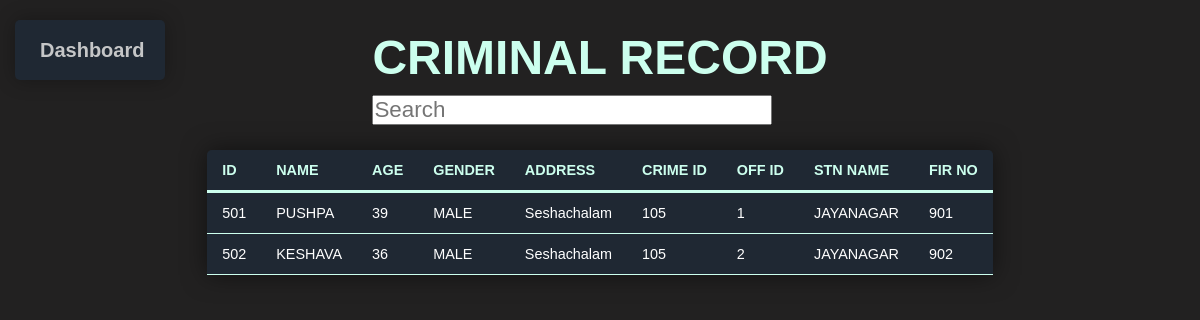
The app's page /viewcriminal.php with its own data.
### tables this page shows
CREATE TABLE `criminal` (
  `C_ID` int(11) NOT NULL,
  `C_AGE` int(3) NOT NULL,
  `C_GENDER` varchar(7) NOT NULL,
  `C_ADDRESS` varchar(20) NOT NULL,
  `OFF_ID` int(10) DEFAULT NULL,
  `FIR_NO` int(5) NOT NULL
);

CREATE TABLE `fir` (
  `FIR_NO` int(6) NOT NULL,
  `C_NAME` varchar(20) NOT NULL,
  `PHOTO` varchar(1000) DEFAULT NULL,
  `CRIME_TIME` datetime(6) DEFAULT NULL,
  `CRIME_SCENE` varchar(100) DEFAULT NULL,
  `CRIME_DESC` varchar(500) DEFAULT NULL,
  `FIR_DATE` date NOT NULL DEFAULT current_timestamp(),
  `OFFICER_ID` int(5) DEFAULT NULL,
  `STATUS` varchar(50) NOT NULL
);

CREATE TABLE `station` (
  `STN_ID` int(10) NOT NULL,
  `STN_NAME` varchar(20) NOT NULL
);

### displaycriminals.php (called while the page is built, shortened)
<?php
include 'dbh.php';
$id=$rows['FIR_NO'];
$sql2 = "SELECT C_NAME FROM fir where FIR_NO=$id";
$result2 = mysqli_query($conn, $sql2);
$rows2=mysqli_fetch_assoc($result2);
$offid1=$rows['OFF_ID'];
$sql6 = "SELECT STN_ID from pos where OFFID='$offid1'";
$result6 = mysqli_query($conn, $sql6);
$rows6 = mysqli_fetch_assoc($result6);
$b=$rows6['STN_ID'];
$sql7 = "SELECT STN_NAME from station where STN_ID='$b'";
$result7 = mysqli_query($conn, $sql7);
$rows7 = mysqli_fetch_assoc($result7);
?>

### crids.php (called while the page is built)
<?php
include 'dbh.php';
$id=$rows['C_ID'];
$sql2 = "SELECT CRIME_IDS FROM charges where CID=$id";
$result2 = mysqli_query($conn, $sql2);
$rows2=mysqli_fetch_all($result2);
$arr=array();
foreach($rows2 as $i){
    array_push($arr,implode($i));
}
$crids=implode(',',$arr);
?>

### viewcriminal.php (the view, shortened to what this page needs)
<?php
include "dbh.php";
$sql = "SELECT * FROM `criminal`";
$result = mysqli_query($conn, $sql);
$resultcheck=mysqli_num_rows($result);
if($resultcheck>0) {
?>
<html>
    <link rel="stylesheet" href="./styles/style.css">
    <link rel="stylesheet" href="https://cdnjs.cloudflare.com/ajax/libs/font-awesome/5.15.1/css/all.min.css" />
    <body class='abc'>
    <div class='top_div'>
    <form action="admindash.php" method="post">
    <button  type=submit class="button" >Dashboard</button>
    <h2 class='table-heading'>CRIMINAL RECORD</h2>
    <input type="text" id="search" name="search" placeholder="Search" autocomplete="off">
    </div>
        <section class='display_table'>
        <table class='content-table'>
            <thead>
                <th>ID</th>
                <th>NAME</th>
                <th>AGE</th>
                <th>GENDER</th>
                <th>ADDRESS</th>
                <th>CRIME ID</th>
                <th>OFF ID</th>
                <th>STN NAME</th>
                <th>FIR NO</th>
            </thead>
        <?php
            while($rows = mysqli_fetch_assoc($result)) {
                include 'crids.php';include 'displaycriminals.php';
        ?>
            <tbody>
                <tr>
                <td><?php echo $rows['C_ID'];  ?></td>
                <td><?php echo $rows2['C_NAME']; ?></td>
                <td><?php echo $rows['C_AGE']; ?></td>
                <td><?php echo $rows['C_GENDER']; ?></td>
                <td><?php echo $rows['C_ADDRESS']; ?></td>
                <td><?php echo $crids; ?></td>
                <td><?php echo $rows['OFF_ID']; ?></td>
                <td><?php echo $rows7['STN_NAME']; ?></td>
                <td><?php echo $rows['FIR_NO']; ?></td>
                </tr>
            </tbody>
            <?php
                }
                ?>
        </table>
     </section>
     </body>
</html>
<?php
}
else{
    echo "<script>
    window.location.href='admindash.php';
    alert('NO CRIMINALS TO DISPLAY!...GOOD JOB! ');
    </script>";
    exit();
}
?>

### styles/style.css (style rules this page uses)
.abc { background-color: #222121; }
.content-table { font-family: 'Poppins', sans-serif; border-collapse: collapse; margin: 25px 0; font-size: 0.9em; min-width: 400px; border-radius: 5px 5px 0 0; overflow: hidden; -webkit-box-shadow: 0 0 25px rgba(0, 0, 0, 0.5); box-shadow: 0 0 25px rgba(0, 0, 0, 0.5); }
.content-table tbody { background-color: #1f2833; }
.content-table th, .content-table td { padding: 12px 15px; }
.content-table tbody tr { border-bottom: 1px solid #ccffee; color: #fff; }
.display_table { display: -webkit-box; display: -ms-flexbox; display: flex; -webkit-box-pack: center; -ms-flex-pack: center; justify-content: center; }
.table-heading { font-size: 6vh; color: #ccffee; text-align: center; font-family: 'Poppins', sans-serif; margin: 30px 0px 10px 0px; }
.top_div { display: -webkit-box; display: -ms-flexbox; display: flex; -ms-flex-pack: distribute; justify-content: space-around; }
.top_div input { outline: none; width: 400px; font-size: 1.4em; }
* { margin: 0; padding: 0; -webkit-box-sizing: border-box; box-sizing: border-box; }
.button { display: inline-block; position: absolute; top: 20px; left: 15px; padding: 15px 25px; font-size: 20px; font-family: 'Poppins', sans-serif; cursor: pointer; font-weight: bold; width: 150px; height: 60px; text-align: center; text-decoration: none; outline: none; color: #C5C6C7; background-color: #1f2833; border: none; border-radius: 5px; -webkit-box-shadow: 0 0 20px rgba(0, 0, 0, 0.3); box-shadow: 0 0 20px rgba(0, 0, 0, 0.3); }

### records on screen
criminal: C_ID "501", FIR_NO.C_NAME "PUSHPA", C_AGE "39", C_GENDER "MALE", C_ADDRESS "Seshachalam", OFF_ID "1", station.STN_NAME "JAYANAGAR", FIR_NO "901"
criminal: C_ID "502", FIR_NO.C_NAME "KESHAVA", C_AGE "36", C_GENDER "MALE", C_ADDRESS "Seshachalam", OFF_ID "2", station.STN_NAME "JAYANAGAR", FIR_NO "902"
